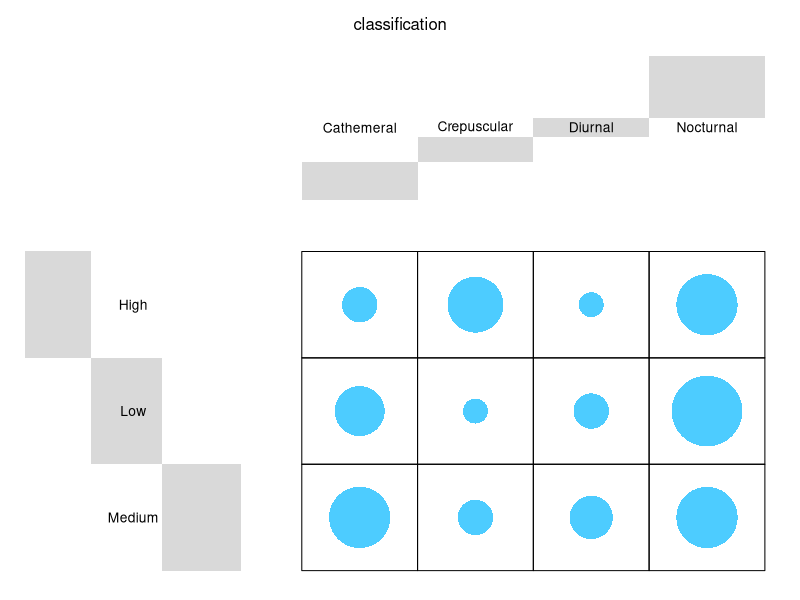

R code for this plot:
## ---- chunk 1
# colors
gray_color <- rgb(0.7, 0.7, 0.7, 0.5)
blue_color <- rgb(0.3, 0.8, 1.0)

# data
x_sizes <- c(14, 15, 17)
x_labels <- c("High", "Low", "Medium")
y_sizes <- c(12, 8, 6, 20)
y_labels <- c("Cathemeral", "Crepuscular", "Diurnal", "Nocturnal")
data_matrix <- matrix(c(2, 5, 1, 6, 
                        4, 1, 2, 8, 
                        6, 2, 3, 6), nrow = 3, byrow = TRUE)
max_value <- max(data_matrix)

# setup plot
layout(matrix(1:4, nrow = 2), widths = c(1, 2), heights = c(1, 2))
par(mar = c(1, 1, 1, 1), oma = c(0, 0, 2, 0))

# empty corner plot
plot(NA, type = "n", xlim = c(0, 1), ylim = c(0, 1), axes = F, 
     xlab = "", ylab = "")

# left-side table
plot(NA, type = "n", xlim = c(0, 1), ylim = c(0, 1), axes = F, 
     xlab = "", ylab = "")
x_sizes <- x_sizes / sum(x_sizes)
n <- length(x_sizes)
prev_x <- 0
for(i in 1:n)
{
    rect(prev_x, 1-(i-1)/n, prev_x + x_sizes[i], 1-i/n, 
         col = gray_color, border = NA)
    prev_x <- prev_x + x_sizes[i]

    text(1/2, 1 - i/n + 1/(2*n), x_labels[i], adj = c(0.5, 0.5))
}

# top-side table
plot(NA, type = "n", xlim = c(0, 1), ylim = c(0, 1), axes = F, 
     xlab = "", ylab = "")
y_sizes <- y_sizes / sum(y_sizes)
n <- length(y_sizes)
prev_y <- 0
for(i in 1:n)
{
    rect((i-1)/n, prev_y, i/n, prev_y + y_sizes[i], 
         col = gray_color, border = NA)
    prev_y <- prev_y + y_sizes[i]
    text(i/n - 1/(2*n), 1/2, y_labels[i])
}

# data table
plot(NA, type = "n", xlim = c(0, NCOL(data_matrix)), ylim = c(NROW(data_matrix), 0), 
     axes = F, xlab = "", ylab = "")
for(i in 1:NROW(data_matrix))
{
    for(j in 1:NCOL(data_matrix))
    {
        symbols(j - 0.5, i - 0.5, circles = 1, 
                inches = sqrt(data_matrix[i, j]) / max_value, 
                fg = NA, bg = blue_color, add = TRUE)
        rect(j-1, i-1, j, i)
    }
}

# top outer label
mtext("classification", side = 3, outer = TRUE)
